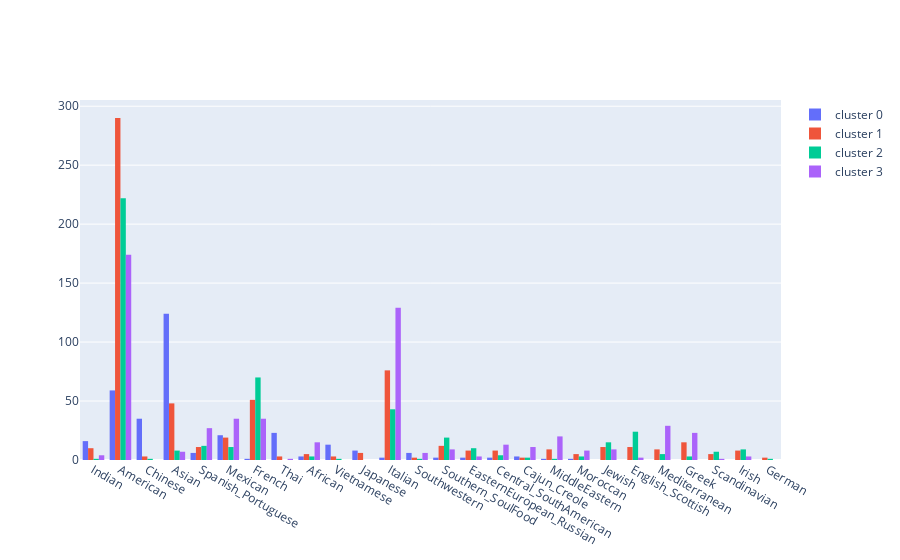

Notebook source saved alongside this figure:
### Code cell
import plotly.graph_objects as go

fig = go.Figure()
fig.add_trace(go.Histogram(x=clusters_0["origin"], name='cluster 0'))
fig.add_trace(go.Histogram(x=clusters_1["origin"], name='cluster 1'))
fig.add_trace(go.Histogram(x=clusters_2["origin"], name='cluster 2'))
fig.add_trace(go.Histogram(x=clusters_3["origin"], name='cluster 3'))
# fig.add_trace(go.Histogram(x=clusters_4["origin"], name='cluster 4'))

### Figure 1 — Plotly figure (JSON) as saved in the notebook; plotly's stock layout.template omitted (floating-point values rounded to 4 significant figures; data arrays with more than 128 entries replaced by an {"elided": "..."} marker saying what was removed)
{"data": [{"name": "cluster 0", "type": "histogram", "x": {"elided": "328 str values"}}, {"name": "cluster 1", "type": "histogram", "x": {"elided": "632 str values"}}, {"name": "cluster 2", "type": "histogram", "x": {"elided": "476 str values"}}, {"name": "cluster 3", "type": "histogram", "x": {"elided": "564 str values"}}], "layout": {}}
